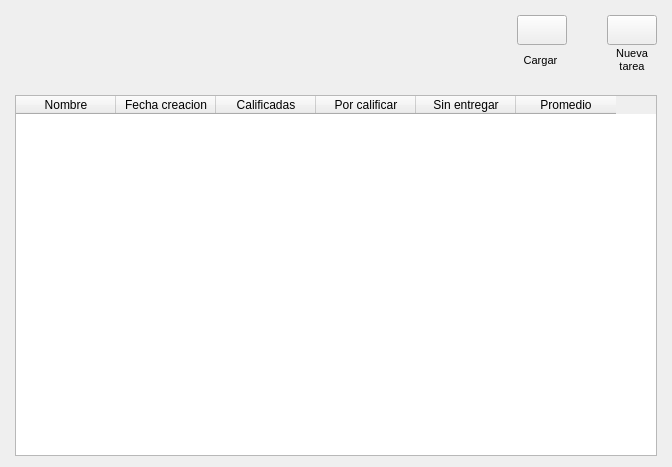
<?xml version="1.0" encoding="UTF-8"?>
<ui version="4.0">
 <class>Form</class>
 <widget class="QWidget" name="Form">
  <property name="geometry">
   <rect>
    <x>0</x>
    <y>0</y>
    <width>672</width>
    <height>467</height>
   </rect>
  </property>
  <property name="windowTitle">
   <string>Form</string>
  </property>
  <layout class="QVBoxLayout" name="verticalLayout_3">
   <property name="spacing">
    <number>20</number>
   </property>
   <property name="leftMargin">
    <number>15</number>
   </property>
   <property name="topMargin">
    <number>15</number>
   </property>
   <property name="rightMargin">
    <number>15</number>
   </property>
   <item>
    <layout class="QHBoxLayout" name="horizontalLayout">
     <property name="spacing">
      <number>40</number>
     </property>
     <item>
      <widget class="QLabel" name="label">
       <property name="text">
        <string/>
       </property>
      </widget>
     </item>
     <item>
      <layout class="QVBoxLayout" name="verticalLayout_2">
       <property name="spacing">
        <number>0</number>
       </property>
       <item>
        <widget class="QPushButton" name="btn_refrescarTodasTareas">
         <property name="minimumSize">
          <size>
           <width>30</width>
           <height>30</height>
          </size>
         </property>
         <property name="maximumSize">
          <size>
           <width>50</width>
           <height>50</height>
          </size>
         </property>
         <property name="sizeIncrement">
          <size>
           <width>0</width>
           <height>0</height>
          </size>
         </property>
         <property name="baseSize">
          <size>
           <width>30</width>
           <height>30</height>
          </size>
         </property>
         <property name="styleSheet">
          <string notr="true">QPushButton {
border-image: url(:/main/IMAGENES/cargar_off.png);
 }

QPushButton:hover {
border-image: url(:/main/IMAGENES/cargar_on.png);
}

QPushButton:pressed {
border-image: url(:/main/IMAGENES/cargar_off.png);
}
</string>
         </property>
         <property name="text">
          <string/>
         </property>
        </widget>
       </item>
       <item>
        <widget class="QLabel" name="label_11">
         <property name="minimumSize">
          <size>
           <width>30</width>
           <height>30</height>
          </size>
         </property>
         <property name="maximumSize">
          <size>
           <width>50</width>
           <height>50</height>
          </size>
         </property>
         <property name="baseSize">
          <size>
           <width>30</width>
           <height>30</height>
          </size>
         </property>
         <property name="font">
          <font>
           <pointsize>8</pointsize>
          </font>
         </property>
         <property name="text">
          <string>Cargar </string>
         </property>
         <property name="alignment">
          <set>Qt::AlignCenter</set>
         </property>
        </widget>
       </item>
      </layout>
     </item>
     <item>
      <layout class="QVBoxLayout" name="verticalLayout">
       <property name="spacing">
        <number>0</number>
       </property>
       <item>
        <widget class="QPushButton" name="btn_agregarTarea">
         <property name="minimumSize">
          <size>
           <width>30</width>
           <height>30</height>
          </size>
         </property>
         <property name="maximumSize">
          <size>
           <width>50</width>
           <height>50</height>
          </size>
         </property>
         <property name="baseSize">
          <size>
           <width>30</width>
           <height>30</height>
          </size>
         </property>
         <property name="styleSheet">
          <string notr="true">
QPushButton {
border-image: url(:/main/IMAGENES/plus_off.png);
 }

QPushButton:hover {
border-image: url(:/main/IMAGENES/plus_on.png);
}

QPushButton:pressed {
border-image: url(:/main/IMAGENES/plus_off.png);
}
</string>
         </property>
         <property name="text">
          <string/>
         </property>
        </widget>
       </item>
       <item>
        <widget class="QLabel" name="label_12">
         <property name="minimumSize">
          <size>
           <width>30</width>
           <height>30</height>
          </size>
         </property>
         <property name="maximumSize">
          <size>
           <width>50</width>
           <height>50</height>
          </size>
         </property>
         <property name="baseSize">
          <size>
           <width>30</width>
           <height>30</height>
          </size>
         </property>
         <property name="font">
          <font>
           <pointsize>8</pointsize>
          </font>
         </property>
         <property name="text">
          <string>Nueva tarea</string>
         </property>
         <property name="alignment">
          <set>Qt::AlignCenter</set>
         </property>
         <property name="wordWrap">
          <bool>true</bool>
         </property>
        </widget>
       </item>
      </layout>
     </item>
    </layout>
   </item>
   <item>
    <widget class="QTableWidget" name="tableWidget">
     <column>
      <property name="text">
       <string>Nombre</string>
      </property>
     </column>
     <column>
      <property name="text">
       <string>Fecha creacion</string>
      </property>
     </column>
     <column>
      <property name="text">
       <string>Calificadas</string>
      </property>
     </column>
     <column>
      <property name="text">
       <string>Por calificar</string>
      </property>
     </column>
     <column>
      <property name="text">
       <string>Sin entregar</string>
      </property>
     </column>
     <column>
      <property name="text">
       <string>Promedio</string>
      </property>
     </column>
    </widget>
   </item>
  </layout>
 </widget>
 <resources>
  <include location="../../img.qrc"/>
 </resources>
 <connections/>
</ui>
